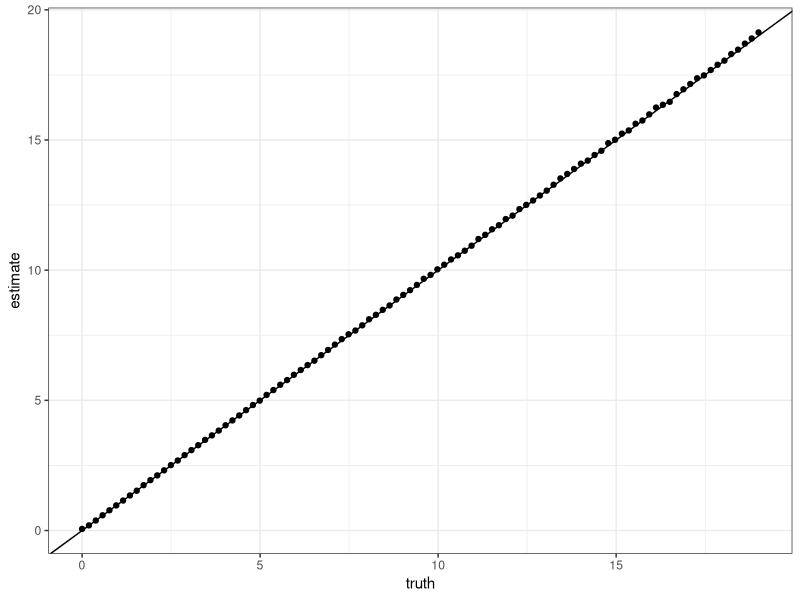

R code for this plot:
library(MASS)
library(ggplot2)
# function to do one simulation
sim.one <- function(r, cont.mean = 10)
{
  # simulate time
  cont <- rnegbin(n = 50, mu = cont.mean, theta = 20)
  treat <- rnegbin(n = 50, mu = r*cont.mean, theta = 20)
  
  # calculate the estimators
  est <- abs(mean(treat) - mean(cont))/mean(cont)
  est.log <- log(mean(treat)) - log(mean(cont))
  
  return(c(est, est.log))
}


# code to replicate simulations across true ratios of means
true.ratio <- seq(from = 1, to = 20, length.out = 100)

set.seed(64684)
out <- cbind(
  rep(true.ratio[1], 2),
             replicate(1000, sim.one(true.ratio[1])))

for(i in 2:length(true.ratio))
{
  res <-replicate(1000, sim.one(true.ratio[i]))
  out <- rbind(out,
               cbind(rep(true.ratio[i], 2), res))  
}

out <- data.frame(out)
out$method <- rep(c("ratio", "log"), 100)

results <- data.frame(out[,1], out$method, rowMeans(out[,2:1001]))
names(results) <- c("true.ratio", "method", "estimate")

dat <- subset(results, method == "ratio")
dat$truth <- dat$true.ratio - 1

plot <- ggplot(dat, aes(truth, estimate)) + geom_point() + theme_bw()
plot <- plot + geom_abline(intercept = 0, slope = 1)
plot
